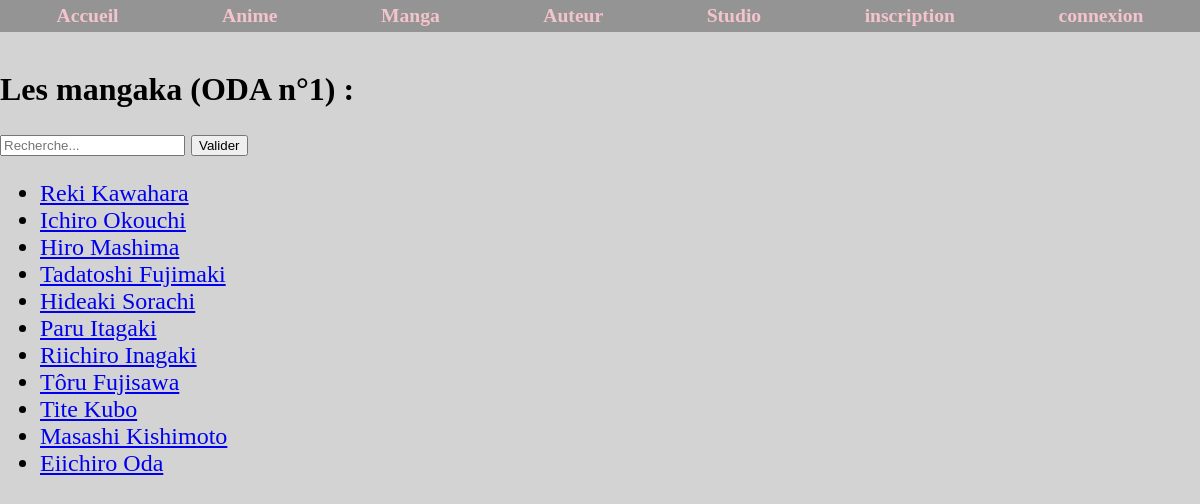
/projet_equipe_3/auteur.php, run on the app's committed database.
### tables this page shows
CREATE TABLE IF NOT EXISTS `auteur` (
  `idAuteur` int(11) NOT NULL AUTO_INCREMENT,
  `nom` varchar(400) NOT NULL,
  `biographie` text NOT NULL,
  `page` varchar(500) NOT NULL,
  PRIMARY KEY (`idAuteur`)
);

### projet_equipe_3/auteur.php (the view, shortened to what this page needs)
<html lang="fr">
 <head>
	<link href="jap.css" rel="stylesheet" type="text/css" />
 </head>
<?php include 'function.php';
affichage_bandeau(); ?>
 <body>
<br>
<h1>Les mangaka (ODA n°1) :</h1>
	<div class = "auteur">
<form method = "GET" >
	<input type ="search" name = "requete" placeholder ="Recherche..." />
	<input type ="submit" value= "Valider" />
</form>
<?php
 if(isset($_GET['requete']) AND !empty($_GET['requete'])) {
 $res = recherche_auteur($_GET['requete']);
}
 else {$res = req_auteur();}
  if ($res->rowCount() > 0 ) { ?>
	<ul>
	<?php while($r = $res ->fetch()) {	?>
		<li><?= "<a href =page_auteur.php?page=", $r['page'],">", $r[1], "</a>" ;?></li>
	<?php } ?>
	</ul>
<?php } else { ?>
	Aucun résultat
<?php }  ?>
		</div>
</body>

### projet_equipe_3/jap.css (style rules this page uses)
body { background-color: lightgrey; font-family: "Times New Roman"; margin : 0; }
.auteur { font-size : 150%; }

### data on the page
auteur: nom "Reki Kawahara"
auteur: nom "Ichiro Okouchi"
auteur: nom "Hiro Mashima"
auteur: nom "Tadatoshi Fujimaki"
auteur: nom "Hideaki Sorachi"
auteur: nom "Paru Itagaki"
auteur: nom "Riichiro Inagaki"
auteur: nom "Tôru Fujisawa"
auteur: nom "Tite Kubo"
auteur: nom "Masashi Kishimoto"
auteur: nom "Eiichiro Oda"
